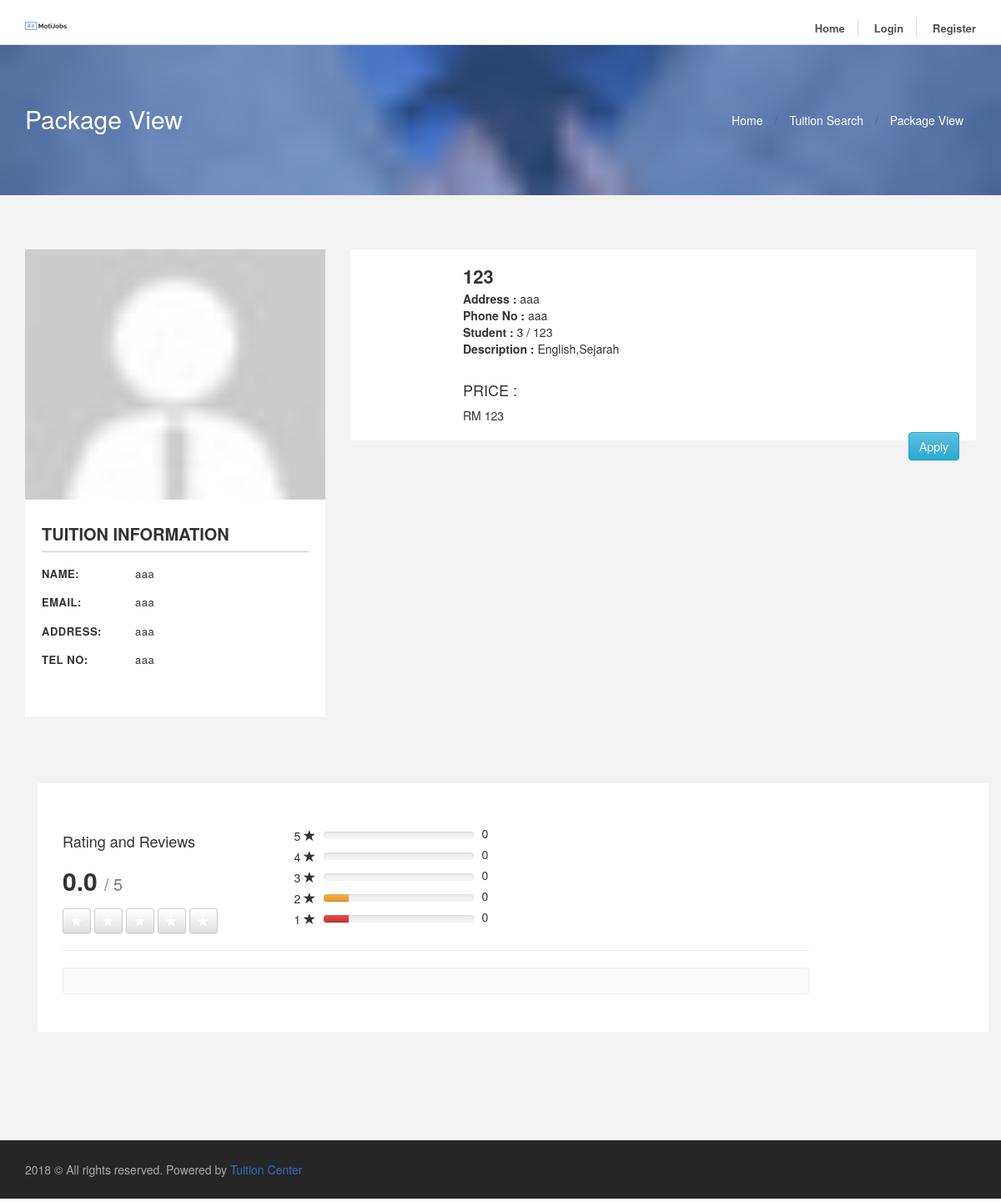
The app's page /package_view.php?package_id=1 with its own data.
### tables this page shows
CREATE TABLE IF NOT EXISTS `tuition_package` (
  `package_id` int(11) NOT NULL AUTO_INCREMENT,
  `tuition_id` int(11) NOT NULL,
  `package_name` varchar(100) NOT NULL,
  `package_capacity` int(11) NOT NULL,
  `package_price` float NOT NULL,
  `package_subject` varchar(255) NOT NULL,
  `package_description` varchar(2048) NOT NULL,
  PRIMARY KEY (`package_id`)
);

CREATE TABLE IF NOT EXISTS `tuition` (
  `tuition_id` int(11) NOT NULL AUTO_INCREMENT,
  `tuition_name` varchar(100) NOT NULL,
  `tuition_telno` varchar(100) NOT NULL,
  `tuition_email` varchar(100) NOT NULL,
  `tuition_address` varchar(100) NOT NULL,
  `tuition_state` varchar(255) NOT NULL,
  `tuition_area` varchar(255) NOT NULL,
  `tuition_rating` float NOT NULL,
  `user_id` int(11) NOT NULL,
  PRIMARY KEY (`tuition_id`)
);

### package_view.php (the view, shortened to what this page needs)
<?php session_start();
 include_once("connection.php");
 $id = $_GET['package_id'];
$sql = "SELECT `tuition`.*,`tuition_package`.* FROM `tuition`
  INNER JOIN  `tuition_package` ON `tuition`.`tuition_id` = `tuition_package`.`tuition_id`
  WHERE `package_id` = '$id'";
 $sql_usr = mysqli_query($myConnection,$sql) or die(mysqli_error($myConnection));
 $row = mysqli_fetch_array($sql_usr);
 $email = $row['tuition_email'];
 $telno = $row['tuition_telno'];
 $name = $row['tuition_name'];
 $address = $row['tuition_address'];
?>
<!doctype html>
<html lang="en">
  <head>
    <link rel="stylesheet" href="css/bootstrap.css">
    <link rel="stylesheet" href="css/font-awesome.min.css">
    <link rel="stylesheet" type="text/css" href="css/jquery.tagsinput.css" />
    <link rel="stylesheet" href="css/styles.css">
    <link rel="stylesheet" href="css/responsive.css">
  </head>
  <body>
    <div id="main-wrapper">
      <header id="header">
        <div class="header-top-bar">
         <?php include 'header.php'; ?>
        </div>
      </header>
      <div class="header-page-title job-registration clearfix">
        <div class="title-overlay"></div>
        <div class="container">
          <h1>Package View</h1>
          <ol class="breadcrumb">
            <li><a href="index.php">Home</a></li>
            <li href="searchTuition.php">Tuition Search</li>
            <li class="active">Package View</li>
          </ol>
        </div>
      </div>
      <div id="page-content" class="candidate-profile">
        <div class="container">
          <div class="page-content mt30 mb30">
            <div class="">
              <div class="tab-pane active" id="candidate-profile">
                <div class="row">
                  <div class="col-md-4">
                    <div class="motijob-sidebar">
                      <div class="candidate-profile-picture">
                        <div class="upload-img-field">
                        </div>
                      </div>
                      <div class="candidate-general-info">
                        <div class="title clearfix">
                           <center><h6>Tuition Information</h6></center>
                          </div>
                        <ul class="list-unstyled">
                          <li><strong>Name:</strong><?php echo $name; ?></li>
                          <li><strong>Email:</strong><?php echo $email; ?></li>
                          <li><strong>Address:</strong><?php echo $address; ?></li>
                          <li><strong>Tel No:</strong><?php echo $telno; ?></li>
                        </ul>
                      </div>
                    </div>
                  </div>
                  <div class="col-sm-8 page-content">
              <?php
              $id = $_GET['package_id'];
              $sql = "SELECT `tuition`.*,`tuition_package`.* FROM `tuition`
                          INNER JOIN  `tuition_package` ON `tuition`.`tuition_id` = `tuition_package`.`tuition_id`
                          WHERE `package_id` = '$id'";
              $sql_tuition = mysqli_query($myConnection,$sql) or die(mysqli_error($myConnection));
             while($row = mysqli_fetch_assoc($sql_tuition))
                {
                   $area = $row['tuition_area'];
                   $id = $row['package_id'];
                   $name = $row['package_name'];
                   $capacity = $row['package_capacity'];
                   $price = $row['package_price'];
                   $subject = $row['package_subject'];
                   $telno = $row['tuition_telno'];
               ?>
              <div class="candidate-description client-description applicants-content">
                <div class="language-print client-des clearfix">
                  <div class="clearfix">
                    <div class="pull-left">
                      <h5><?php echo $name ?></h5>
                      <b>Address :</b> <?php echo $area ?><br>
                      <b>Phone No :</b> <?php echo $telno ?><br>
                      <b>Student :</b> <?php
                                     $count = 0;
                                      $pkid = $_GET['package_id'];
                                       $sql = mysqli_query($myConnection,"SELECT * FROM tuition_student_list WHERE package_id = '$pkid'") or die (mysqli_error());
                                       while($row=mysqli_fetch_array($sql))
                                       {
                                          $count ++;
                                       }
                                       echo $count;
                                       ?> / <?php echo $capacity ?><br>
                      <b>Description :</b> <?php echo $subject ?><br><br>
                      <h4>PRICE :</h4> RM <?php echo $price ?><br>
                    </div>
                  </div>
                </div>
                  <button onclick="location.href='apply_package.php?package_id=<?php echo $id; ?>';" class="btn btn-info pull-right">Apply</button>
              </div>
              </div>
              <?php }  ?>
            </div>
                    <div class="container">
                      <div class="page-content mt50">
                        <div class="row">
                          <div class="col-md-12">
                            <div class="candidate-description">
                              <div class="candidate-details">
                                <div class="candidate-title">
                                <?php include 'review/index.php'; ?>
                                </div>
                              </div>
                            </div>
                          </div>
                        </div>
                      </div>
                    </div>
                </div>
              </div>
            </div>
          </div>
        </div>
      </div>
      <?php include 'footer.php'; ?>
    </body>
  </html>

### records on screen
tuition_package: tuition.tuition_name "aaa", tuition.tuition_email "aaa", tuition.tuition_address "aaa", tuition.tuition_telno "aaa", package_name "123", tuition.tuition_area "aaa", count "3", package_capacity "123", package_subject "English,Sejarah", package_price "123"

### other values on screen
$average "0.0"
$fiveStarRating "0"
$fourStarRating "0"
$threeStarRating "0"
$twoStarRating "0"
$oneStarRating "0"
